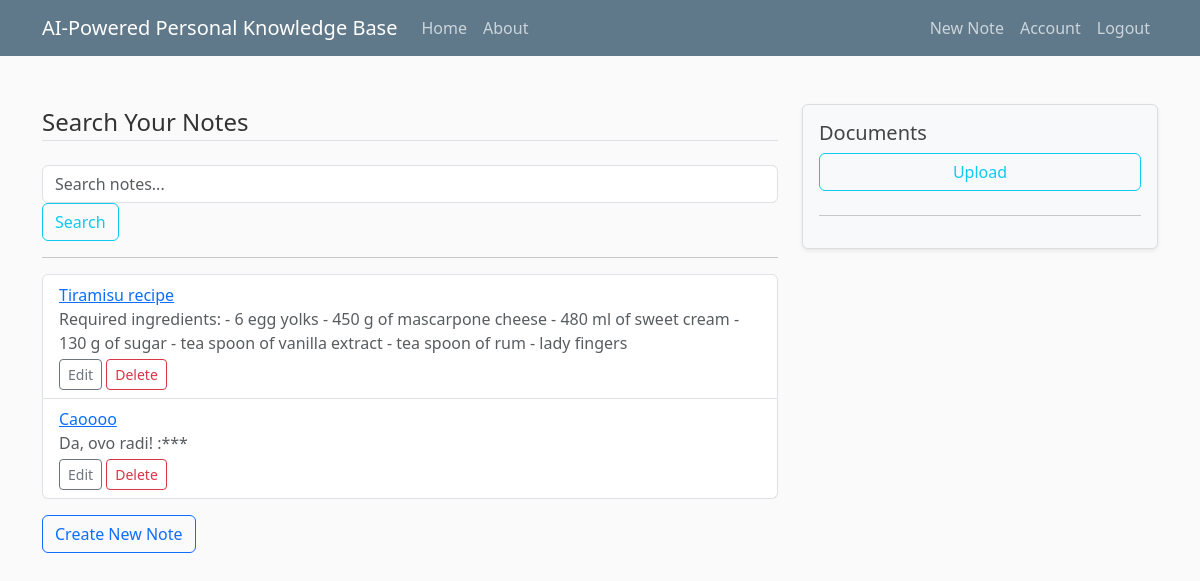
The app's page /notes (signed in) with its own data.
### flaskapp/models/note.py (models this page shows, shortened)
class Note(db.Model, UserMixin):
    id = db.Column(db.Integer, primary_key=True)
    title = db.Column(db.String(100), nullable=False)
    date_posted = db.Column(db.DateTime, nullable=False, default=datetime.utcnow)
    content = db.Column(db.Text, nullable=False)
    user_id = db.Column(db.Integer, db.ForeignKey('user.id'), nullable=False)

### flaskapp/notes/routes.py (the view)
@notes.route('/notes')
@login_required
def list_notes():
    query = request.args.get('q', '')
    if query:
        notes_list = Note.query.filter(
            Note.author == current_user,
            (Note.title.ilike(f'%{query}%')) | (Note.content.ilike(f'%{query}%'))
        ).all()
    else:
        notes_list = Note.query.filter(Note.author == current_user).all()
    highlighted_notes = []
    for note in notes_list:
        highlighted_note = Note(
            id=note.id,
            title=highlight_search(note.title, query),
            content=highlight_search(note.content, query),
            user_id=note.user_id,
            date_posted=note.date_posted
        )
        highlighted_notes.append(highlighted_note)
    return render_template('list_notes.html', notes=highlighted_notes, query=query)

### flaskapp/__init__.py (called while the page is built)
def highlight_search(text, query):
    if not query:
        return text
    pattern = re.compile(re.escape(query), re.IGNORECASE)
    def replace_match(match):
        return f"<mark>{match.group(0)}</mark>"
    highlighted = pattern.sub(replace_match, text)
    return Markup(highlighted)

### flaskapp/models/user.py (called while the page is built)
@login_manager.user_loader
def load_user(user_id):
    return User.query.get(int(user_id))

### flaskapp/templates/list_notes.html
{% extends "layout.html" %}
{% block content %}
<div class="content_section">
    <form method="GET" action="{{ url_for('notes.list_notes') }}">
        <fieldset class="form-group">
            <legend class="border-bottom mb-4">Search Your Notes</legend>
            <div class="form-group">
                <input type="text" name="q" class="form-control" placeholder="Search notes..." value="{{ query }}">
            </div>
            <div class="form-group">
                <button type="submit" class="btn btn-outline-info">Search</button>
            </div>
        </fieldset>
    </form>
    <hr>
    {% if notes %}
        <ul class="list-group">
            {% for note in notes %}
                <li class="list-group-item">
                    <a href="{{ url_for('notes.note', note_id=note.id) }}">{{ note.title }}</a>
                    <p class="mb-1 text-muted">{{ note.content | highlight(query) | safe }}</p>
                    <div>
                        <a href="{{ url_for('notes.update_note', note_id=note.id) }}" class="btn btn-sm btn-outline-secondary">Edit</a>
                        <form action="{{ url_for('notes.delete_note', note_id=note.id) }}" method="POST" style="display:inline;">
                            <button type="submit" class="btn btn-sm btn-outline-danger" onclick="return confirm('Are you sure?')">Delete</button>
                        </form>
                    </div>
                </li>
            {% endfor %}
        </ul>
    {% else %}
        <p>No notes found.</p>
    {% endif %}
    <a href="{{ url_for('notes.new_note') }}" class="btn btn-outline-primary mt-3">Create New Note</a>
</div>
{% endblock %}

### flaskapp/static/main.css (style rules this page uses)
body { background: #fafafa; color: #333333; margin-top: 5rem; }

### records on screen
Note: title "Tiramisu recipe", content|highlight "Required ingredients: - 6 egg yolks - 450 g of mascarpone cheese - 480 ml of sweet cream - 130 g of sugar - tea spoon of vanilla extract - tea spoon of rum - lady fingers"
Note: title "Caoooo", content|highlight "Da, ovo radi! :***"
